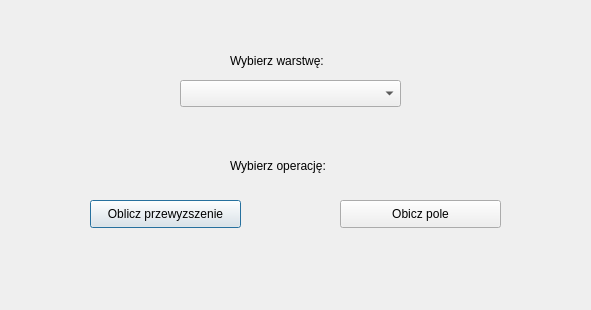
<?xml version="1.0" encoding="UTF-8"?>
<ui version="4.0">
 <class>NewPluginDialogBase</class>
 <widget class="QDialog" name="NewPluginDialogBase">
  <property name="geometry">
   <rect>
    <x>0</x>
    <y>0</y>
    <width>591</width>
    <height>310</height>
   </rect>
  </property>
  <property name="windowTitle">
   <string>Nowa Wtyczka</string>
  </property>
  <widget class="QgsMapLayerComboBox" name="mMapLayerComboBox">
   <property name="geometry">
    <rect>
     <x>180</x>
     <y>80</y>
     <width>221</width>
     <height>27</height>
    </rect>
   </property>
   <property name="cursor">
    <cursorShape>PointingHandCursor</cursorShape>
   </property>
  </widget>
  <widget class="QPushButton" name="pushButton_oblicz">
   <property name="geometry">
    <rect>
     <x>90</x>
     <y>200</y>
     <width>151</width>
     <height>28</height>
    </rect>
   </property>
   <property name="cursor">
    <cursorShape>PointingHandCursor</cursorShape>
   </property>
   <property name="text">
    <string>Oblicz przewyzszenie</string>
   </property>
  </widget>
  <widget class="QLabel" name="label_wybierzwarstwe_text">
   <property name="geometry">
    <rect>
     <x>230</x>
     <y>50</y>
     <width>151</width>
     <height>21</height>
    </rect>
   </property>
   <property name="font">
    <font>
     <pointsize>9</pointsize>
    </font>
   </property>
   <property name="text">
    <string>Wybierz warstwę:</string>
   </property>
  </widget>
  <widget class="QLabel" name="label_wybierzoperacje_text">
   <property name="geometry">
    <rect>
     <x>230</x>
     <y>150</y>
     <width>171</width>
     <height>31</height>
    </rect>
   </property>
   <property name="font">
    <font>
     <pointsize>9</pointsize>
    </font>
   </property>
   <property name="text">
    <string>Wybierz operację:</string>
   </property>
  </widget>
  <widget class="QPushButton" name="pushButton_oblicz_pole_metoda_gaussa">
   <property name="geometry">
    <rect>
     <x>340</x>
     <y>200</y>
     <width>161</width>
     <height>28</height>
    </rect>
   </property>
   <property name="text">
    <string>Obicz pole</string>
   </property>
  </widget>
 </widget>
 <customwidgets>
  <customwidget>
   <class>QgsMapLayerComboBox</class>
   <extends>QComboBox</extends>
   <header>qgsmaplayercombobox.h</header>
  </customwidget>
 </customwidgets>
 <resources/>
 <connections/>
</ui>
